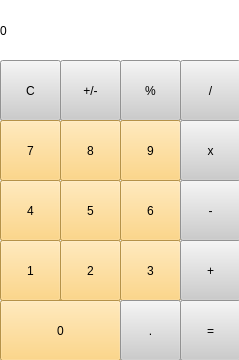
<?xml version="1.0" encoding="UTF-8"?>
<ui version="4.0">
 <class>MainWindow</class>
 <widget class="QMainWindow" name="MainWindow">
  <property name="geometry">
   <rect>
    <x>0</x>
    <y>0</y>
    <width>239</width>
    <height>360</height>
   </rect>
  </property>
  <property name="windowTitle">
   <string>MainWindow</string>
  </property>
  <widget class="QWidget" name="centralwidget">
   <widget class="QLabel" name="label">
    <property name="geometry">
     <rect>
      <x>0</x>
      <y>0</y>
      <width>241</width>
      <height>61</height>
     </rect>
    </property>
    <property name="styleSheet">
     <string notr="true">QLabel{
font: 18pt &quot;.AppleSystemUIFont&quot;;
background-color: rgb(255, 255, 255);
}</string>
    </property>
    <property name="text">
     <string>0</string>
    </property>
   </widget>
   <widget class="QPushButton" name="pushButton">
    <property name="geometry">
     <rect>
      <x>0</x>
      <y>60</y>
      <width>61</width>
      <height>61</height>
     </rect>
    </property>
    <property name="styleSheet">
     <string notr="true">QPushButton{
background-color: rgb(204, 204, 204);
	color: rgb(0, 0, 0);
}
QPushButton:pressed{
background-color: rgb(127, 127, 127);
	color: rgb(255, 255, 255);
}</string>
    </property>
    <property name="text">
     <string>C</string>
    </property>
   </widget>
   <widget class="QPushButton" name="pushButton_2">
    <property name="geometry">
     <rect>
      <x>60</x>
      <y>60</y>
      <width>61</width>
      <height>61</height>
     </rect>
    </property>
    <property name="styleSheet">
     <string notr="true">QPushButton{
background-color: rgb(204, 204, 204);
	color: rgb(0, 0, 0);
}
QPushButton:pressed{
background-color: rgb(127, 127, 127);
	color: rgb(255, 255, 255);
}</string>
    </property>
    <property name="text">
     <string>+/-</string>
    </property>
   </widget>
   <widget class="QPushButton" name="pushButton_3">
    <property name="geometry">
     <rect>
      <x>0</x>
      <y>120</y>
      <width>61</width>
      <height>61</height>
     </rect>
    </property>
    <property name="styleSheet">
     <string notr="true">QPushButton{
background-color: rgb(254, 204, 102);
	color: rgb(0, 0, 0);
}
QPushButton:pressed{
background-color: rgb(127, 127, 127);
	color: rgb(255, 255, 255);
}</string>
    </property>
    <property name="text">
     <string>7</string>
    </property>
   </widget>
   <widget class="QPushButton" name="pushButton_4">
    <property name="geometry">
     <rect>
      <x>120</x>
      <y>60</y>
      <width>61</width>
      <height>61</height>
     </rect>
    </property>
    <property name="styleSheet">
     <string notr="true">QPushButton{
background-color: rgb(204, 204, 204);
	color: rgb(0, 0, 0);
}
QPushButton:pressed{
background-color: rgb(127, 127, 127);
	color: rgb(255, 255, 255);
}</string>
    </property>
    <property name="text">
     <string>%</string>
    </property>
   </widget>
   <widget class="QPushButton" name="pushButton_5">
    <property name="geometry">
     <rect>
      <x>60</x>
      <y>120</y>
      <width>61</width>
      <height>61</height>
     </rect>
    </property>
    <property name="styleSheet">
     <string notr="true">QPushButton{
background-color: rgb(254, 204, 102);
	color: rgb(0, 0, 0);
}
QPushButton:pressed{
background-color: rgb(127, 127, 127);
	color: rgb(255, 255, 255);
}</string>
    </property>
    <property name="text">
     <string>8</string>
    </property>
   </widget>
   <widget class="QPushButton" name="pushButton_6">
    <property name="geometry">
     <rect>
      <x>120</x>
      <y>120</y>
      <width>61</width>
      <height>61</height>
     </rect>
    </property>
    <property name="styleSheet">
     <string notr="true">QPushButton{
background-color: rgb(254, 204, 102);
	color: rgb(0, 0, 0);
}
QPushButton:pressed{
background-color: rgb(127, 127, 127);
	color: rgb(255, 255, 255);
}</string>
    </property>
    <property name="text">
     <string>9</string>
    </property>
   </widget>
   <widget class="QPushButton" name="pushButton_7">
    <property name="geometry">
     <rect>
      <x>180</x>
      <y>60</y>
      <width>61</width>
      <height>61</height>
     </rect>
    </property>
    <property name="styleSheet">
     <string notr="true">QPushButton{
background-color: rgb(204, 204, 204);
	color: rgb(0, 0, 0);
}
QPushButton:pressed{
background-color: rgb(127, 127, 127);
	color: rgb(255, 255, 255);
}</string>
    </property>
    <property name="text">
     <string>/</string>
    </property>
   </widget>
   <widget class="QPushButton" name="pushButton_8">
    <property name="geometry">
     <rect>
      <x>180</x>
      <y>120</y>
      <width>61</width>
      <height>61</height>
     </rect>
    </property>
    <property name="styleSheet">
     <string notr="true">QPushButton{
background-color: rgb(204, 204, 204);
	color: rgb(0, 0, 0);
}
QPushButton:pressed{
background-color: rgb(127, 127, 127);
	color: rgb(255, 255, 255);
}</string>
    </property>
    <property name="text">
     <string>x</string>
    </property>
   </widget>
   <widget class="QPushButton" name="pushButton_9">
    <property name="geometry">
     <rect>
      <x>0</x>
      <y>180</y>
      <width>61</width>
      <height>61</height>
     </rect>
    </property>
    <property name="styleSheet">
     <string notr="true">QPushButton{
background-color: rgb(254, 204, 102);
	color: rgb(0, 0, 0);
}
QPushButton:pressed{
background-color: rgb(127, 127, 127);
	color: rgb(255, 255, 255);
}
</string>
    </property>
    <property name="text">
     <string>4</string>
    </property>
   </widget>
   <widget class="QPushButton" name="pushButton_10">
    <property name="geometry">
     <rect>
      <x>60</x>
      <y>180</y>
      <width>61</width>
      <height>61</height>
     </rect>
    </property>
    <property name="styleSheet">
     <string notr="true">QPushButton{
background-color: rgb(254, 204, 102);
	color: rgb(0, 0, 0);
}
QPushButton:pressed{
background-color: rgb(127, 127, 127);
	color: rgb(255, 255, 255);
}</string>
    </property>
    <property name="text">
     <string>5</string>
    </property>
   </widget>
   <widget class="QPushButton" name="pushButton_11">
    <property name="geometry">
     <rect>
      <x>120</x>
      <y>180</y>
      <width>61</width>
      <height>61</height>
     </rect>
    </property>
    <property name="styleSheet">
     <string notr="true">QPushButton{
background-color: rgb(254, 204, 102);
	color: rgb(0, 0, 0);
}
QPushButton:pressed{
background-color: rgb(127, 127, 127);
	color: rgb(255, 255, 255);
}</string>
    </property>
    <property name="text">
     <string>6</string>
    </property>
   </widget>
   <widget class="QPushButton" name="pushButton_16">
    <property name="geometry">
     <rect>
      <x>180</x>
      <y>180</y>
      <width>61</width>
      <height>61</height>
     </rect>
    </property>
    <property name="styleSheet">
     <string notr="true">QPushButton{
background-color: rgb(204, 204, 204);
	color: rgb(0, 0, 0);
}
QPushButton:pressed{
background-color: rgb(127, 127, 127);
	color: rgb(255, 255, 255);
}</string>
    </property>
    <property name="text">
     <string>-</string>
    </property>
   </widget>
   <widget class="QPushButton" name="pushButton_13">
    <property name="geometry">
     <rect>
      <x>0</x>
      <y>240</y>
      <width>61</width>
      <height>61</height>
     </rect>
    </property>
    <property name="styleSheet">
     <string notr="true">QPushButton{
background-color: rgb(254, 204, 102);
	color: rgb(0, 0, 0);
}
QPushButton:pressed{
background-color: rgb(127, 127, 127);
	color: rgb(255, 255, 255);
}</string>
    </property>
    <property name="text">
     <string>1</string>
    </property>
   </widget>
   <widget class="QPushButton" name="pushButton_14">
    <property name="geometry">
     <rect>
      <x>60</x>
      <y>240</y>
      <width>61</width>
      <height>61</height>
     </rect>
    </property>
    <property name="styleSheet">
     <string notr="true">QPushButton{
background-color: rgb(254, 204, 102);
	color: rgb(0, 0, 0);
}
QPushButton:pressed{
background-color: rgb(127, 127, 127);
	color: rgb(255, 255, 255);
}
</string>
    </property>
    <property name="text">
     <string>2</string>
    </property>
   </widget>
   <widget class="QPushButton" name="pushButton_15">
    <property name="geometry">
     <rect>
      <x>120</x>
      <y>240</y>
      <width>61</width>
      <height>61</height>
     </rect>
    </property>
    <property name="styleSheet">
     <string notr="true">QPushButton{
background-color: rgb(254, 204, 102);
	color: rgb(0, 0, 0);
}
QPushButton:pressed{
background-color: rgb(127, 127, 127);
	color: rgb(255, 255, 255);
}</string>
    </property>
    <property name="text">
     <string>3</string>
    </property>
   </widget>
   <widget class="QPushButton" name="pushButton_19">
    <property name="geometry">
     <rect>
      <x>180</x>
      <y>240</y>
      <width>61</width>
      <height>61</height>
     </rect>
    </property>
    <property name="styleSheet">
     <string notr="true">QPushButton{
background-color: rgb(204, 204, 204);
	color: rgb(0, 0, 0);
}
QPushButton:pressed{
background-color: rgb(127, 127, 127);
	color: rgb(255, 255, 255);
}</string>
    </property>
    <property name="text">
     <string>+</string>
    </property>
   </widget>
   <widget class="QPushButton" name="pushButton_20">
    <property name="geometry">
     <rect>
      <x>0</x>
      <y>300</y>
      <width>121</width>
      <height>61</height>
     </rect>
    </property>
    <property name="styleSheet">
     <string notr="true">QPushButton{
background-color: rgb(254, 204, 102);
	color: rgb(0, 0, 0);
}
QPushButton:pressed{
background-color: rgb(127, 127, 127);
	color: rgb(255, 255, 255);
}</string>
    </property>
    <property name="text">
     <string>0</string>
    </property>
   </widget>
   <widget class="QPushButton" name="pushButton_21">
    <property name="geometry">
     <rect>
      <x>120</x>
      <y>300</y>
      <width>61</width>
      <height>61</height>
     </rect>
    </property>
    <property name="styleSheet">
     <string notr="true">QPushButton{
background-color: rgb(204, 204, 204);
	color: rgb(0, 0, 0);
}
QPushButton:pressed{
background-color: rgb(127, 127, 127);
	color: rgb(255, 255, 255);
}</string>
    </property>
    <property name="text">
     <string>.</string>
    </property>
   </widget>
   <widget class="QPushButton" name="pushButton_22">
    <property name="geometry">
     <rect>
      <x>180</x>
      <y>300</y>
      <width>61</width>
      <height>61</height>
     </rect>
    </property>
    <property name="styleSheet">
     <string notr="true">QPushButton{
background-color: rgb(204, 204, 204);
	color: rgb(0, 0, 0);
}
QPushButton:pressed{
background-color: rgb(127, 127, 127);
	color: rgb(255, 255, 255);
}</string>
    </property>
    <property name="text">
     <string>=</string>
    </property>
   </widget>
  </widget>
 </widget>
 <resources/>
 <connections/>
</ui>
